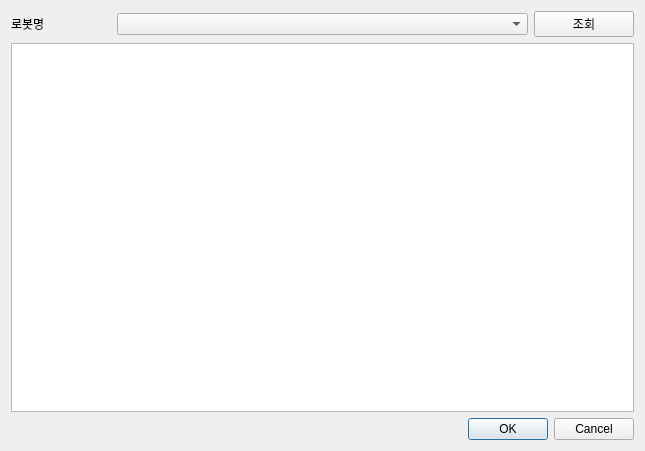
<?xml version="1.0" encoding="UTF-8"?>
<ui version="4.0">
 <class>Dialog</class>
 <widget class="QDialog" name="Dialog">
  <property name="geometry">
   <rect>
    <x>0</x>
    <y>0</y>
    <width>645</width>
    <height>451</height>
   </rect>
  </property>
  <property name="windowTitle">
   <string>거래결과</string>
  </property>
  <layout class="QVBoxLayout" name="verticalLayout">
   <item>
    <layout class="QHBoxLayout" name="horizontalLayout_2">
     <item>
      <widget class="QLabel" name="label">
       <property name="maximumSize">
        <size>
         <width>100</width>
         <height>16777215</height>
        </size>
       </property>
       <property name="text">
        <string>로봇명</string>
       </property>
      </widget>
     </item>
     <item>
      <widget class="QComboBox" name="comboBox"/>
     </item>
     <item>
      <widget class="QPushButton" name="pushButton">
       <property name="maximumSize">
        <size>
         <width>100</width>
         <height>16777215</height>
        </size>
       </property>
       <property name="text">
        <string>조회</string>
       </property>
      </widget>
     </item>
    </layout>
   </item>
   <item>
    <widget class="QTableView" name="tableView"/>
   </item>
   <item>
    <widget class="QDialogButtonBox" name="buttonBox">
     <property name="orientation">
      <enum>Qt::Horizontal</enum>
     </property>
     <property name="standardButtons">
      <set>QDialogButtonBox::Cancel|QDialogButtonBox::Ok</set>
     </property>
    </widget>
   </item>
  </layout>
 </widget>
 <resources/>
 <connections>
  <connection>
   <sender>pushButton</sender>
   <signal>clicked()</signal>
   <receiver>Dialog</receiver>
   <slot>inquiry()</slot>
   <hints>
    <hint type="sourcelabel">
     <x>418</x>
     <y>23</y>
    </hint>
    <hint type="destinationlabel">
     <x>371</x>
     <y>-22</y>
    </hint>
   </hints>
  </connection>
  <connection>
   <sender>buttonBox</sender>
   <signal>clicked(QAbstractButton*)</signal>
   <receiver>Dialog</receiver>
   <slot>close()</slot>
   <hints>
    <hint type="sourcelabel">
     <x>398</x>
     <y>326</y>
    </hint>
    <hint type="destinationlabel">
     <x>58</x>
     <y>-15</y>
    </hint>
   </hints>
  </connection>
 </connections>
 <slots>
  <slot>inquiry()</slot>
 </slots>
</ui>
